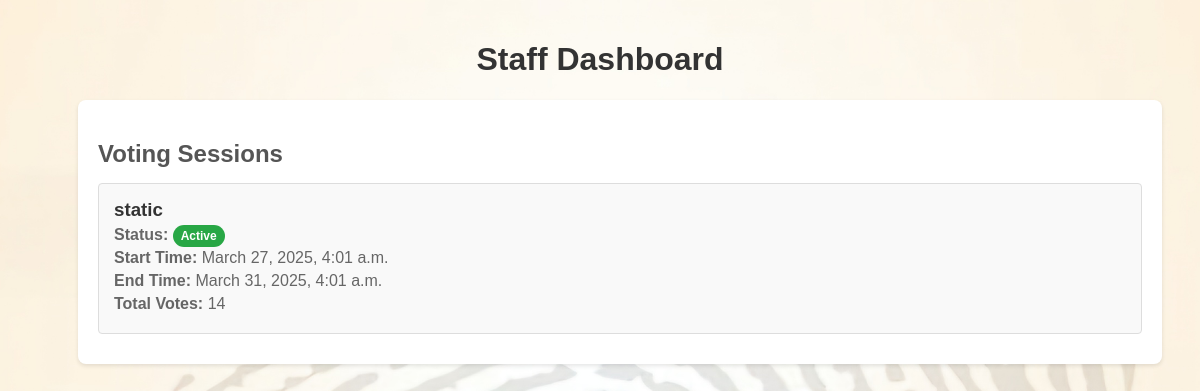
Page /staff_dash/ (signed in) on the committed database.
### manager/models.py (models this page shows, shortened)
class VotingSession(models.Model):
    name = models.CharField(max_length=100)
    constituency = models.ForeignKey(Constituency, on_delete=models.CASCADE, null=True, blank=True)
    start_time = models.DateTimeField()
    end_time = models.DateTimeField()
    status = models.CharField(
        max_length=10,
        choices=[('Active', 'Active'), ('Inactive', 'Inactive')],
        default='Inactive'
    )
    voted_users = models.ManyToManyField(Voter, blank=True)

### manager/views.py (the view)
# urls.py: path('staff_dash/',views.staff_dashboard,name='staff_dash'),
@login_required
def staff_dashboard(request):
    active_sessions = VotingSession.objects.filter(status="Active")
    session_data = []
    for session in active_sessions:
        candidates_data = VoteCount.objects.filter(session=session).order_by('-total_votes')
        total_votes = sum(candidate.total_votes for candidate in candidates_data)
        session_data.append({
            'session': session,
            'candidates_data': candidates_data,
            'total_votes': total_votes,
        })
    return render(request, 'staff_dashboard.html', {
        'session_data': session_data,
    })

### templates/staff_dashboard.html (shortened to what this page needs)
{% load static %}
<!DOCTYPE html>
<html lang="en">
<head>
</head>
<body>
    <h1>Staff Dashboard</h1>
    <div class="dashboard-container">
        <div class="dashboard-section">
            <h2>Voting Sessions</h2>
            <div class="session-list">
                {% for data in session_data %}
                <div class="session-tile" onclick="window.location.href='{% url 'scan_biometric' data.session.id %}'">
                    <div class="session-info">
                            <h3>{{ data.session.name }}</h3>
                            <p><strong>Status:</strong>
                                <span class="status-badge {% if data.session.status == 'Active' %}active{% else %}inactive{% endif %}">
                                    {{ data.session.status }}
                                </span>
                            </p>
                            <p><strong>Start Time:</strong> {{ data.session.start_time }}</p>
                            <p><strong>End Time:</strong> {{ data.session.end_time }}</p>
                                {% with total_votes=0 %}
                                <p><strong>Total Votes:</strong> {{ data.total_votes }}</p>
                                {% endwith %}
                        </div>
                    </div>
                {% endfor %}
            </div>
        </div>
    </div>
</body>
</html>

### rows in the picture
VotingSession: session.name "static", session.status "Active", session.start_time "March 27, 2025, 4:01 a.m.", session.end_time "March 31, 2025, 4:01 a.m.", total_votes "14"
